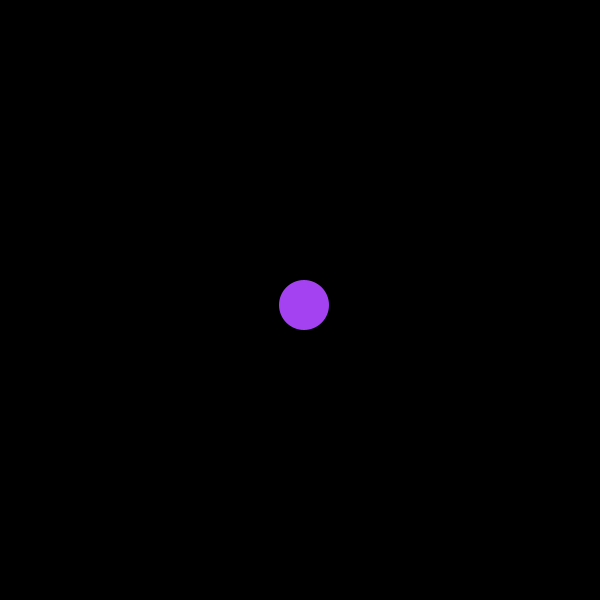
Frame 1 (no input)
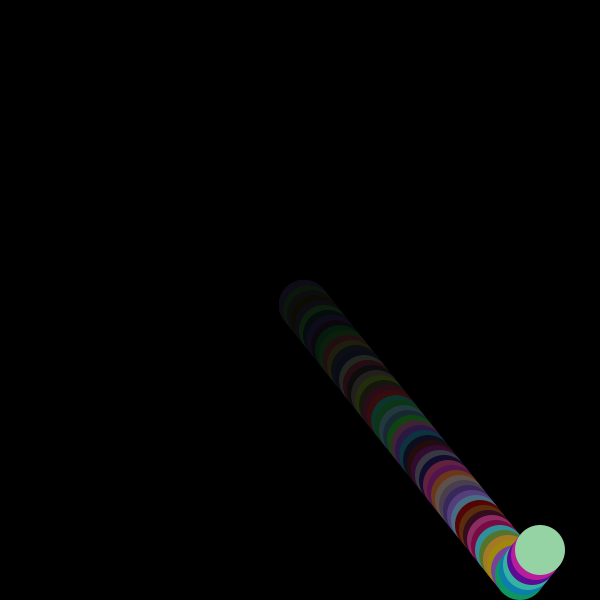
Frame 60 (the mouse pressed at the canvas centre just before this capture)
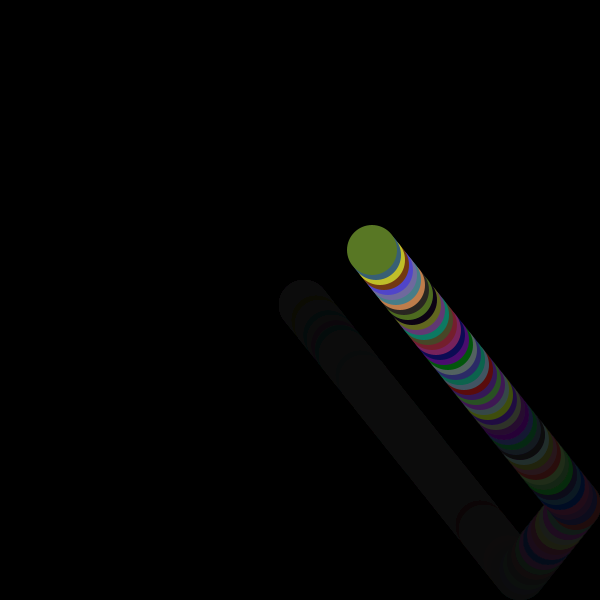
Frame 120 (the mouse held since frame 60 and released just before this capture)

The Processing sketch that drew these frames (run headless with seeded random() and noise(); from frame 60 on, the mouse is pressed at the canvas centre):

// Processing sketch: day07_inclass3
// ── day07_inclass3.pde
//have a ball that bounces
//daniel schiffmans nature of code

PVector pos, vel;
float r, g, b;
int radius;

void setup(){
  size(600, 600);
  background(0);
  
  pos = new PVector(width/2, height/2);
  vel = new PVector(4,5);
  
  smooth();
  
  radius = 50;
}

void draw(){
  fill(0,10);
  rect(0,0, width, height);
  
  pos.add(vel);
  
  if(pos.x >= (width - radius/2) || pos.x <= radius/2){
    vel.x = vel.x * -1;  
  }
  if(pos.y >= (height - radius/2) || pos.y <= radius/2){
    vel.y = vel.y * -1;  
  }
  
  if(pos.x >= (width - radius/2) || pos.x >= radius/2){
  //if(pos.x <= (width - radius/2) || pos.x >= radius/2){
  //if(pos.x == (width - radius/2) || pos.x == radius/2){
    r = random(0, 255);
    g = random(0, 255);
    b = random(0, 255);
  }
  
  if(pos.y >= (height - radius/2) || pos.y <= radius/2){
    r = random(0, 255);
    g = random(0, 255);
    b = random(0, 255); 
  }
  
  noStroke();
  fill(r,g,b);
  ellipse(pos.x, pos.y, 50, 50);
}
